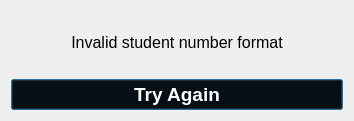
<?xml version="1.0" encoding="UTF-8"?>
<ui version="4.0">
 <class>Dialog</class>
 <widget class="QDialog" name="Dialog">
  <property name="geometry">
   <rect>
    <x>0</x>
    <y>0</y>
    <width>354</width>
    <height>121</height>
   </rect>
  </property>
  <property name="windowTitle">
   <string>Dialog</string>
  </property>
  <layout class="QGridLayout" name="gridLayout">
   <item row="0" column="0">
    <layout class="QVBoxLayout" name="verticalLayout">
     <item>
      <widget class="QLabel" name="label">
       <property name="font">
        <font>
         <family>Helvetica</family>
         <pointsize>12</pointsize>
         <weight>50</weight>
         <bold>false</bold>
        </font>
       </property>
       <property name="styleSheet">
        <string notr="true"/>
       </property>
       <property name="text">
        <string>Invalid student number format</string>
       </property>
       <property name="alignment">
        <set>Qt::AlignCenter</set>
       </property>
      </widget>
     </item>
     <item>
      <widget class="QPushButton" name="pushButton">
       <property name="font">
        <font>
         <family>Helvetica</family>
         <pointsize>14</pointsize>
         <weight>75</weight>
         <bold>true</bold>
        </font>
       </property>
       <property name="styleSheet">
        <string notr="true">color: rgb(255, 255, 255);
                                    background-color: rgb(0, 0, 0);
                                </string>
       </property>
       <property name="text">
        <string>Try Again</string>
       </property>
      </widget>
     </item>
    </layout>
   </item>
  </layout>
 </widget>
 <resources/>
 <connections/>
</ui>
